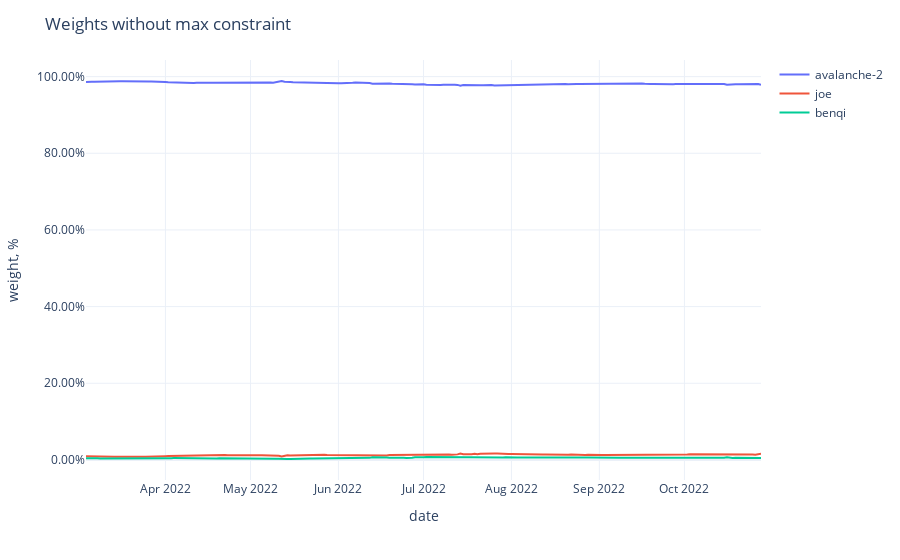

Notebook code for this chart:
### Code cell
fig = px.line(weights,
              labels={'value': 'weight, %', 'variable': ''})
fig.update_traces(
    hovertemplate="%{y}"
)
fig.update_yaxes(
    tickformat=".2%",
)
fig.update_xaxes(
    showspikes=True,
    spikethickness=2,
    spikedash="dot",
    spikecolor="#999999",
    spikemode="across",
)
fig.update_layout(
    ## showlegend=False,
    hovermode="x",
    hoverdistance=100,  ## Distance to show hover label of data point
    spikedistance=1000,  ## Distance to show spike
    template='plotly_white',
    title='Weights without max constraint'
)

### Figure 1 — Plotly figure (JSON) as saved in the notebook; plotly's stock layout.template omitted (floating-point values rounded to 4 significant figures; data arrays with more than 128 entries replaced by an {"elided": "..."} marker saying what was removed)
{"data": [{"hovertemplate": "%{y}", "legendgroup": "avalanche-2", "line": {"color": "#636efa", "dash": "solid"}, "marker": {"symbol": "circle"}, "mode": "lines", "name": "avalanche-2", "orientation": "v", "showlegend": true, "type": "scatter", "x": {"elided": "239 str values"}, "xaxis": "x", "y": {"elided": "239 float values"}, "yaxis": "y"}, {"hovertemplate": "%{y}", "legendgroup": "joe", "line": {"color": "#EF553B", "dash": "solid"}, "marker": {"symbol": "circle"}, "mode": "lines", "name": "joe", "orientation": "v", "showlegend": true, "type": "scatter", "x": {"elided": "239 str values"}, "xaxis": "x", "y": {"elided": "239 float values"}, "yaxis": "y"}, {"hovertemplate": "%{y}", "legendgroup": "benqi", "line": {"color": "#00cc96", "dash": "solid"}, "marker": {"symbol": "circle"}, "mode": "lines", "name": "benqi", "orientation": "v", "showlegend": true, "type": "scatter", "x": {"elided": "239 str values"}, "xaxis": "x", "y": {"elided": "239 float values"}, "yaxis": "y"}], "layout": {"hoverdistance": 100, "hovermode": "x", "legend": {"title": {"text": ""}, "tracegroupgap": 0}, "margin": {"t": 60}, "spikedistance": 1000, "title": {"text": "Weights without max constraint"}, "xaxis": {"anchor": "y", "domain": [0, 1], "showspikes": true, "spikecolor": "#999999", "spikedash": "dot", "spikemode": "across", "spikethickness": 2, "title": {"text": "date"}}, "yaxis": {"anchor": "x", "domain": [0, 1], "tickformat": ".2%", "title": {"text": "weight, %"}}}}
